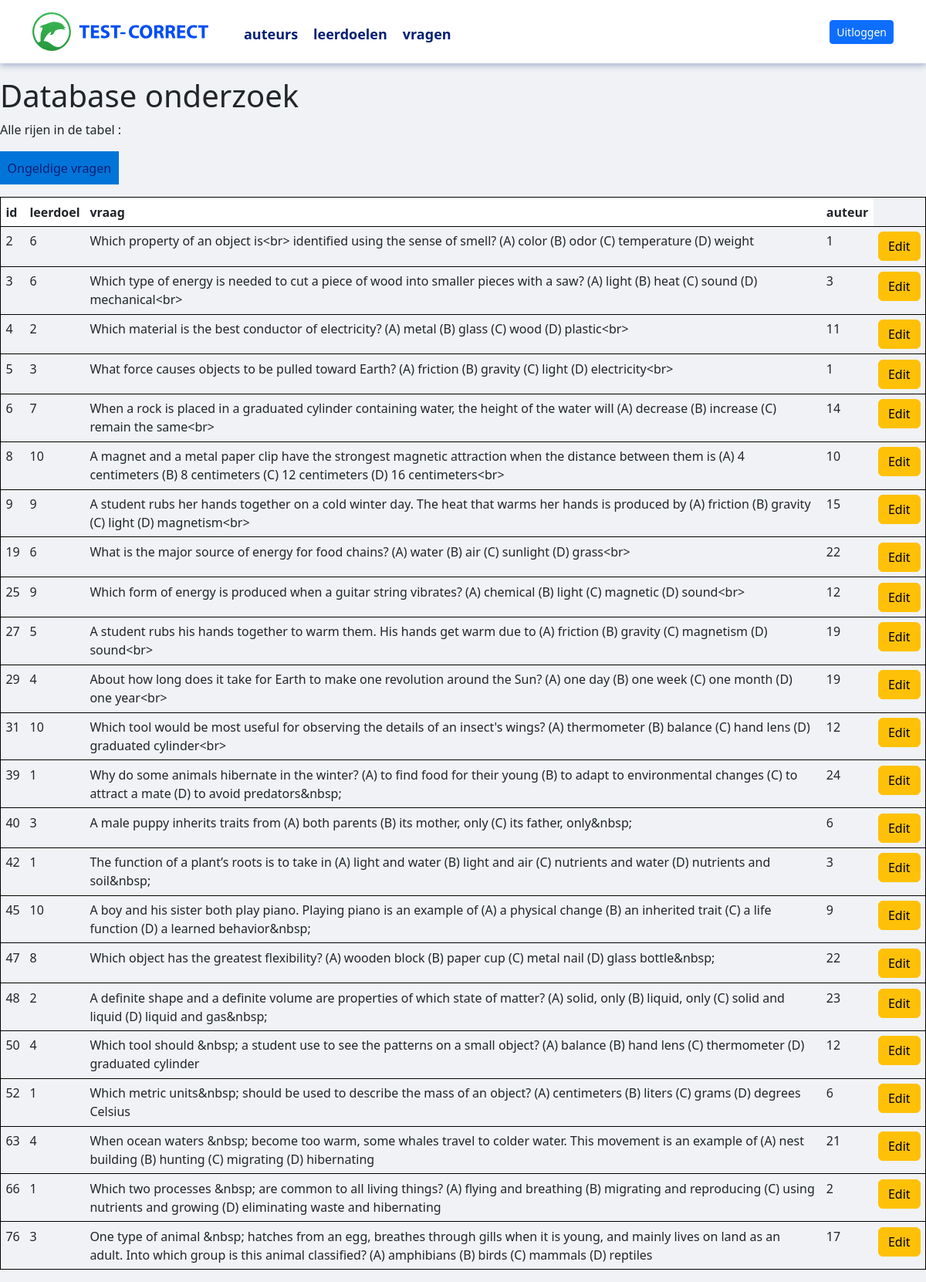
Page /bad_questions on the committed database.
### tables this page shows
CREATE TABLE `vragen` (
  `id` integer NOT NULL
,  `leerdoel` integer DEFAULT NULL
,  `vraag` text NOT NULL
,  `auteur` integer DEFAULT NULL
);

### app.py (the view)
@app.route("/bad_questions")
def bad_questions():
    rows, column_names = dbm.get_bad_questions()
    tables = dbm.get_table_list()
    return render_template(
        "bad_questions.html", rows=rows, columns=column_names,table_list=tables, table_name="")

### lib/tablemodel.py (called while the page is built)
    def get_table_list(self):
        cursor = sqlite3.connect(self.database_file).cursor()
        cursor.execute("SELECT name FROM sqlite_master WHERE type='table'")
        tables = [table[0] for table in cursor.fetchall()]
        return tables

    def get_bad_questions(self):
        cursor = sqlite3.connect(self.database_file).cursor()
        cursor.execute("SELECT * FROM vragen WHERE vraag LIKE '%<br>%' OR vraag LIKE '%&nbsp%'")
        table_headers = [column_name[0] for column_name in cursor.description]
        table_content = cursor.fetchall()
        return table_content, table_headers

### templates/bad_questions.html (shortened to what this page needs)
<!DOCTYPE html>
<html lang="en">
<head>
    <link rel="stylesheet" href="/static/basic.css" type="text/css">
    <link rel="stylesheet" href="/static/main.css" type="text/css">
    <link href="https://cdn.jsdelivr.net/npm/bootstrap@5.2.3/dist/css/bootstrap.min.css" rel="stylesheet">
</head>
<body>
{% include 'header.html' %}
<main>
    <h1>Database onderzoek</h1>
    <p>Alle rijen in de tabel <b>{{ table_name }}</b>:</p>
    <form action="/bad_questions"><button>Ongeldige vragen</button></form>
    <table>
        <thead>
        <tr>
            {% for column in columns %}
            <th>{{ column }}</th>
            {% endfor %}
        </tr>
        </thead>
        <tbody>
        {% for row in rows %}
        <tr>
            {% for field in row %}
            <td>{{ field }}</td>
            {% endfor %}
            <td>
              <a href="/update/{{row[0]}}" class="btn btn-warning btn-xs" data-toggle="modal" data-target="modaledit{{row[0]}}">Edit</a>
            </td>
        </tr>
        {% endfor %}
        </tbody>
    </table>
</main>
</body>
</html>

### templates/header.html
<link rel="stylesheet" href="/static/header.css" type="text/css">
<header class="p-3 text-bg-dark">
    <div class="container">
      <div class="d-flex flex-wrap align-items-center justify-content-center justify-content-lg-start">
        <a class="navbar-brand" href="/logoRedirect">
            <img src="/static/images/testcorrect-logo.svg"  alt="Logo" width="" height="">
          </a>
        <ul class="nav col-12 col-lg-auto me-lg-auto mb-2 justify-content-center mb-md-0">
            {% for table in table_list %}
            <li><a href="/table_details/{{ table }}">{{ table }}</a></li>
            {% endfor %}
          <a  class="nav-link px-2 text-white"></a>  </ul>
        <div class="text-end">
          <a href="/logout" class="btn btn-primary btn-sm">Uitloggen</a>
        </div>
      </div>
    </div>
  </header>

### static/basic.css (style rules this page uses)
* { box-sizing: border-box }
:root { --sans: 1em/1.6 system-ui, -apple-system, BlinkMacSystemFont, Segoe UI, Roboto, Oxygen, Ubuntu, Cantarell, Droid Sans, Helvetica Neue, Fira Sans, sans-serif; --mono: SFMono-Regular, Consolas, 'Liberation Mono', Menlo, Courier, 'Courier New', monospace; --c1:#0074d9; --c2:#eee; --c3:#fff; --c4:#000; --c5:#fff; --m1: 8px; --rc: 8px; }
html { -ms-text-size-adjust: 100%; -webkit-text-size-adjust: 100%; }
body { margin: 0; font: var(--sans); font-weight: 400; font-style: normal; text-rendering: optimizeLegibility; -webkit-font-smoothing: antialiased; background-color: rgba(240, 242, 245, 1) !important; color: var(--c4); padding-top: 100px; }
img, iframe { border: none; max-width: 100% }
a { color: var(--c1); text-decoration:none !important }
h1,h2,h3,h4,h5,h6 { margin: 0.6em 0; font-weight: normal }
h1 { font-size: 2.625em; line-height: 1.2 }
table { border-collapse: collapse; border-spacing: 0; margin:1em 0 }
th, td { text-align: left; vertical-align: top; border: 1px solid; padding: 0.4em }
thead,tfoot { background: var(--c2) }
pre,code,input,select,textarea,button,img { border-radius: var(--rc) }
button, input[type=submit], input[type=reset], input[type="button"] { -webkit-appearance: none; font-size: 1em; display: inline-block; color: var(--c5); background: var(--c1); border: 0; margin: 4px; padding: 0.6em; cursor: pointer; text-align: center }
main,footer { margin: 0 auto; width: 100%; text-align: left; padding: 0 0px; }
header.p-3.text-bg-dark { background: #fff !important; box-shadow: 0 3px 8px 0 rgb(4 31 116 / 30%)!important ; min-height: 70px !important; position: fixed !important; top: 0 !important; width: 100% !important; z-index: 999 !important; }
.nav.col-12.col-lg-auto.me-lg-auto.mb-2.justify-content-center.mb-md-0 li { margin-left: 20px; margin-top: 7px; --bs-text-opacity: 1 !important; color: #041f74 !important; font-size: 18px !important; font-weight: 700 !important; text-decoration: none !important; }

### static/main.css (style rules this page uses)
.text-white { --bs-text-opacity: 1 !important; color: #041f74 !important; font-size: 18px !important; font-weight: 700 !important; }
th { background-color: white; }
tr { border: solid black 1px !important; }
[type=button]:not(:disabled), [type=reset]:not(:disabled), [type=submit]:not(:disabled), button:not(:disabled) { cursor: pointer; color: #041f74 !important; }

### static/header.css (style rules this page uses)
a { -webkit-align-items: center; align-items: center; color: #041f74; display: -webkit-flex; display: flex; font-size: 18px; font-weight: 700; text-decoration: none; transition: all .3s ease-in-out; }
.me-lg-auto { margin-right: auto!important; align-items: center; list-style: none; margin: 0 0 0 25px; padding: 0; }

### rows in the picture
vragen: row "2" "6" "1", vraag "Which property of an object is<br> identified using the sense of smell? (A) color (B) odor (C) temperature (D) weight"
vragen: row "3" "6" "3", vraag "Which type of energy is needed to cut a piece of wood into smaller pieces with a saw? (A) light (B) heat (C) sound (D) mechanical<br>"
vragen: row "4" "2" "11", vraag "Which material is the best conductor of electricity? (A) metal (B) glass (C) wood (D) plastic<br>"
vragen: row "5" "3" "1", vraag "What force causes objects to be pulled toward Earth? (A) friction (B) gravity (C) light (D) electricity<br>"
vragen: row "6" "7" "14", vraag "When a rock is placed in a graduated cylinder containing water, the height of the water will (A) decrease (B) increase (C) remain the same<br>"
vragen: row "8" "10" "10", vraag "A magnet and a metal paper clip have the strongest magnetic attraction when the distance between them is (A) 4 centimeters (B) 8 centimeters (C) 12 centimeters (D) 16 centimeters<br>"
vragen: row "9" "9" "15", vraag "A student rubs her hands together on a cold winter day. The heat that warms her hands is produced by (A) friction (B) gravity (C) light (D) magnetism<br>"
vragen: row "19" "6" "22", vraag "What is the major source of energy for food chains? (A) water (B) air (C) sunlight (D) grass<br>"
vragen: row "25" "9" "12", vraag "Which form of energy is produced when a guitar string vibrates? (A) chemical (B) light (C) magnetic (D) sound<br>"
vragen: row "27" "5" "19", vraag "A student rubs his hands together to warm them. His hands get warm due to (A) friction (B) gravity (C) magnetism (D) sound<br>"
vragen: row "29" "4" "19", vraag "About how long does it take for Earth to make one revolution around the Sun? (A) one day (B) one week (C) one month (D) one year<br>"
vragen: row "31" "10" "12", vraag "Which tool would be most useful for observing the details of an insect's wings? (A) thermometer (B) balance (C) hand lens (D) graduated cylinder<br>"
vragen: row "39" "1" "24", vraag "Why do some animals hibernate in the winter? (A) to find food for their young (B) to adapt to environmental changes (C) to attract a mate (D) to avoid predators&nbsp;"
vragen: row "40" "3" "6", vraag "A male puppy inherits traits from (A) both parents (B) its mother, only (C) its father, only&nbsp;"
vragen: row "42" "1" "3", vraag "The function of a plant’s roots is to take in (A) light and water (B) light and air (C) nutrients and water (D) nutrients and soil&nbsp;"
vragen: row "45" "10" "9", vraag "A boy and his sister both play piano. Playing piano is an example of (A) a physical change (B) an inherited trait (C) a life function (D) a learned behavior&nbsp;"
vragen: row "47" "8" "22", vraag "Which object has the greatest flexibility? (A) wooden block (B) paper cup (C) metal nail (D) glass bottle&nbsp;"
vragen: row "48" "2" "23", vraag "A definite shape and a definite volume are properties of which state of matter? (A) solid, only (B) liquid, only (C) solid and liquid (D) liquid and gas&nbsp;"
vragen: row "50" "4" "12", vraag "Which tool should &nbsp; a student use to see the patterns on a small object? (A) balance (B) hand lens (C) thermometer (D) graduated cylinder"
vragen: row "52" "1" "6", vraag "Which metric units&nbsp; should be used to describe the mass of an object? (A) centimeters (B) liters (C) grams (D) degrees Celsius"
vragen: row "63" "4" "21", vraag "When ocean waters &nbsp; become too warm, some whales travel to colder water. This movement is an example of (A) nest building (B) hunting (C) migrating (D) hibernating"
vragen: row "66" "1" "2", vraag "Which two processes &nbsp; are common to all living things? (A) flying and breathing (B) migrating and reproducing (C) using nutrients and growing (D) eliminating waste and hibernating"
vragen: row "76" "3" "17", vraag "One type of animal &nbsp; hatches from an egg, breathes through gills when it is young, and mainly lives on land as an adult. Into which group is this animal classified? (A) amphibians (B) birds (C) mammals (D) reptiles"

### other values in the picture
{{ table }} "auteurs" "leerdoelen" "vragen"
{{ column }} "id" "leerdoel" "vraag" "auteur"
